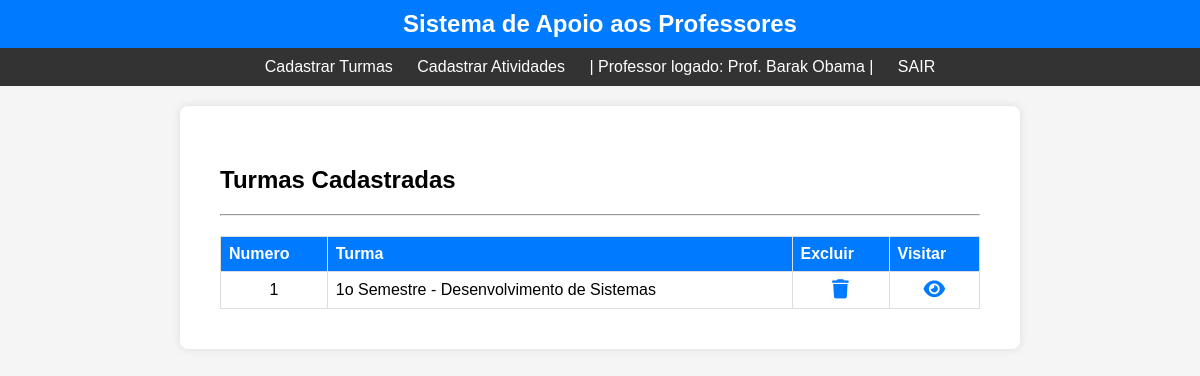
The page /lista_turma/1 on the database its author committed.
### App_Escola/models.py (models this page shows, shortened)
class Professor(models.Model):
    nome = models.CharField(max_length=120)
    email = models.CharField(max_length=120)
    senha = models.CharField(max_length=64)

class Turma(models.Model):
    nome_turma = models.CharField(max_length=120)
    id_professor = models.ForeignKey(Professor, null=True, on_delete=models.PROTECT)

### App_Escola/views.py (the view)
# urls.py: path('lista_turma/<int:id_professor>', views.lista_turma, name='lista_turma')
def lista_turma(request, id_professor):
    dados_professor = Professor.objects.filter(id=id_professor).values("nome", "id")
    usuario_logado = dados_professor[0]
    usuario_logado = usuario_logado['nome']
    id_logado = dados_professor[0]
    id_logado = id_logado['id']
    turmas_do_professor = Turma.objects.filter(id_professor=id_logado)
    return render(request, 'Cons_Turma_Lista.html',
                            {'usuario_logado': usuario_logado, 'turmas_do_professor': turmas_do_professor,
                            'id_logado': id_logado})

### App_Escola/templates/Cons_Turma_Lista.html (shortened to what this page needs)
{% load static %}
<!DOCTYPE html>
<html lang="en">
<head>
    <link rel="stylesheet" type="text/css" href="{% static 'css/cons_turma_lista.css' %}">
</head>
<header class="login">
    <div class="fundo_menu">
        <div class="nome_sistema">
            Sistema de Apoio aos Professores
        </div>
    </div>
</header>
<nav class="menu">
    <ul>
       <li><a href="/cad_turma/{{id_logado}}">Cadastrar Turmas</a></li>
       <li><a href="/cad_atividade/{{id_logado}}">Cadastrar Atividades</a></li>
       <li> | Professor logado: {{usuario_logado}} | </a></li>
       <li><a href="../accounts/logout">SAIR</a></li>
    </ul>
</nav>
<body onLoad="login();">
    <div class="principal">
    <div class="container">
        <section class="enquadramento">
            <h1> Turmas Cadastradas</h1>
        </section>
        <hr>
        <table>
            <tr>
                <th>Numero</th>
                <th>Turma</th>
                <th>Excluir</th>
                <th>Visitar</th>
            </tr>
            {% for igs in turmas_do_professor %}
            <tr>
                <td style="text-align:center">{{igs.id}} </td>
                <td>{{igs.nome_turma}}</td>
                <td style="text-align:center"><a href="{% url 'excluir_turma' id_turma=igs.id %}"><i class="fa-solid fa-trash"></i></a></td>
                <td style="text-align:center"><a href="{% url 'ver_atividades' id_turma=igs.id %}"><i class="fa-solid fa-eye"></i></a></td>
            </tr>
            {% endfor %}
        </table>
    </div>
    </div>
</body>
</html>

### App_Escola/static/css/cons_turma_lista.css (style rules this page uses)
body { font-family: Arial, sans-serif; background-color: #f5f5f5; margin: 0; padding: 0; }
header.login { background-color: #007bff; color: #fff; padding: 10px; }
.fundo_menu { display: flex; justify-content: center; align-items: center; }
.nome_sistema { font-size: 1.5em; font-weight: bold; }
nav.menu { background-color: #333; color: #fff; padding: 10px 0; }
nav.menu ul { list-style-type: none; text-align: center; margin: 0; padding: 0; }
nav.menu ul li { display: inline; margin: 0 10px; }
nav.menu ul li a { color: #fff; text-decoration: none; }
.principal { max-width: 800px; margin: 20px auto; background-color: #fff; padding: 20px; border-radius: 8px; box-shadow: 0 0 10px rgba(0, 0, 0, 0.1); }
.container { padding: 20px; }
table { width: 100%; border-collapse: collapse; margin-top: 20px; }
table th, table td { border: 1px solid #ddd; padding: 8px; text-align: left; }
table th { background-color: #007bff; color: #fff; }
table a { text-decoration: none; color: #007bff; }
.fa-trash, .fa-eye { color: #007bff; cursor: pointer; font-size: 1.2em; text-decoration: none; transition: color 0.3s ease; }

### rows shown on the page
Professor: nome "Prof. Barak Obama"
Turma: id "1", nome_turma "1o Semestre - Desenvolvimento de Sistemas"
